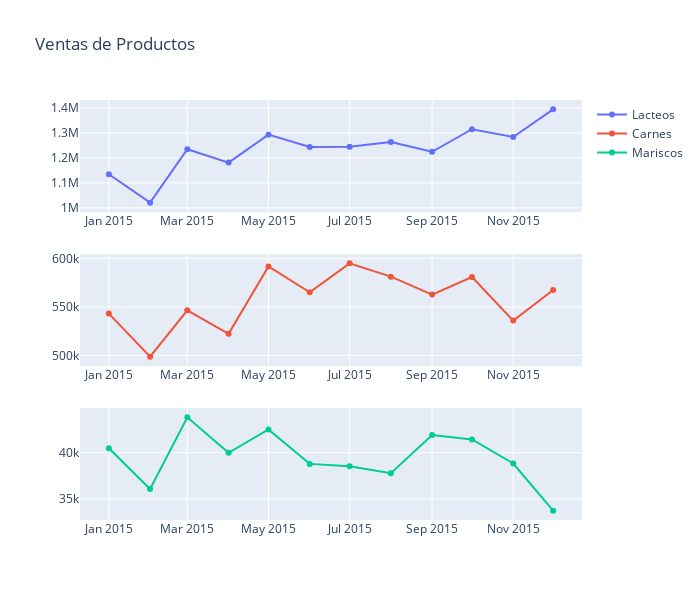

Write notebook code for a chart like this one.
### Code cell
fig = make_subplots(
    rows=3,
    cols=1
)
fig.append_trace(
    go.Scatter(
        x=df.index.values,
        y=df['DAIRY'],
        name='Lacteos',
    ),
    row=1,
    col=1
)
fig.append_trace(
    go.Scatter(
        x=df.index.values,
        y=df['MEATS'],
        name='Carnes',
    ),
    row=2,
    col=1
)
fig.append_trace(
    go.Scatter(
        x=df.index.values,
        y=df['SEAFOOD'],
        name='Mariscos',
    ),
    row=3,
    col=1
)

fig.update_layout(
    height=600,
    width=700,
    title_text='Ventas de Productos'
)

fig.show()

### Figure 1 — Plotly figure (JSON) as saved in the notebook; plotly's stock layout.template omitted (floating-point values rounded to 4 significant figures)
{"data": [{"name": "Lacteos", "type": "scatter", "x": ["2015-01", "2015-02", "2015-03", "2015-04", "2015-05", "2015-06", "2015-07", "2015-08", "2015-09", "2015-10", "2015-11", "2015-12"], "xaxis": "x", "y": [1135000.0, 1021000.0, 1235000.0, 1181000.0, 1293000.0, 1244000.0, 1245000.0, 1263000.0, 1225000.0, 1315000.0, 1284000.0, 1395000.0], "yaxis": "y"}, {"name": "Carnes", "type": "scatter", "x": ["2015-01", "2015-02", "2015-03", "2015-04", "2015-05", "2015-06", "2015-07", "2015-08", "2015-09", "2015-10", "2015-11", "2015-12"], "xaxis": "x2", "y": [543100.0, 498700.0, 546500.0, 522300.0, 591700.0, 565000.0, 594900.0, 581200.0, 562700.0, 580800.0, 535900.0, 567400.0], "yaxis": "y2"}, {"name": "Mariscos", "type": "scatter", "x": ["2015-01", "2015-02", "2015-03", "2015-04", "2015-05", "2015-06", "2015-07", "2015-08", "2015-09", "2015-10", "2015-11", "2015-12"], "xaxis": "x3", "y": [40470.0, 36070.0, 43810.0, 39980.0, 42510.0, 38780.0, 38540.0, 37770.0, 41910.0, 41420.0, 38820.0, 33730.0], "yaxis": "y3"}], "layout": {"height": 600, "title": {"text": "Ventas de Productos"}, "width": 700, "xaxis": {"anchor": "y", "domain": [0, 1]}, "xaxis2": {"anchor": "y2", "domain": [0, 1]}, "xaxis3": {"anchor": "y3", "domain": [0, 1]}, "yaxis": {"anchor": "x", "domain": [0.7333, 1]}, "yaxis2": {"anchor": "x2", "domain": [0.3667, 0.6333]}, "yaxis3": {"anchor": "x3", "domain": [0, 0.2667]}}}
